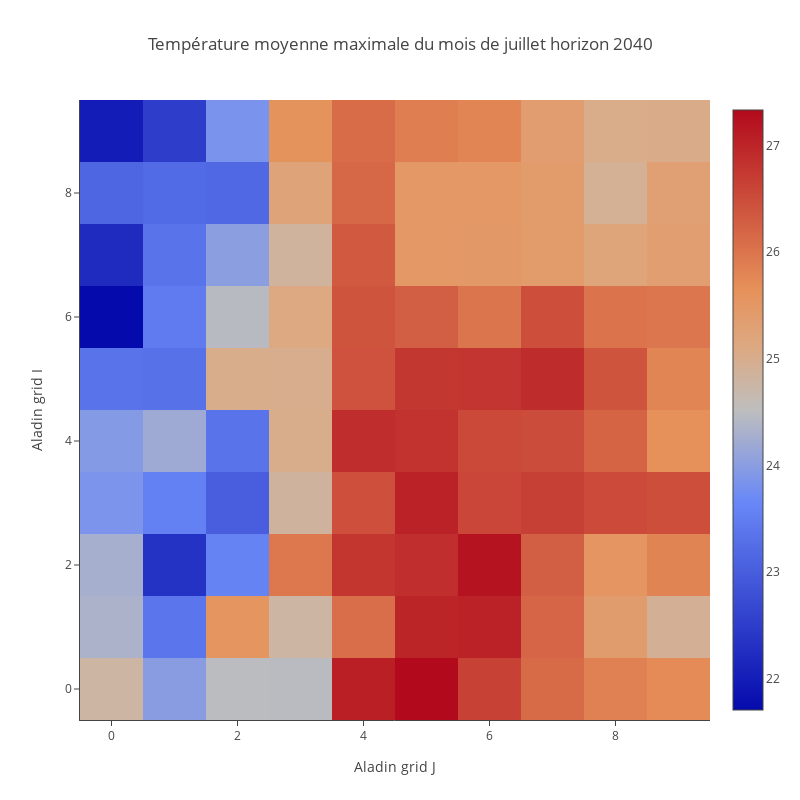

The notebook cell saved with this chart:
### Markdown cell above
#### Création d'une figure bidimensionnelle 
Valeurs moyennes de la température max sur toute la région lyonnaise  au mois de juillet de l'horizon 2040. (Décommenter la dernière ligne du bloc pour afficher la figure)

### Code cell
trace0 = go.Heatmap(z=lyon_tmax26[0,6,:,:].tolist())
data=[trace0]
layout = dict (
    title = "Température moyenne maximale du mois de juillet horizon 2040",
    autosize=False,
    width=800,
    height=800,        
    xaxis = dict(
        title = 'Aladin grid J',
        showline=True,
        showticklabels=True,
        ticklen=5
    ),
    yaxis = dict(
        title = 'Aladin grid I',
        showline=True,
        showticklabels=True
    ),         
)
fig = dict(data=data, layout=layout)
py.iplot(fig, filename='basic-heatmap')

### Figure 1 — Plotly figure (JSON) as saved in the notebook; plotly's stock layout.template omitted (floating-point values rounded to 4 significant figures)
{"data": [{"type": "heatmap", "uid": "fb7ca039-63d0-4b7c-8524-5662e95a535b", "z": [[24.78, 23.99, 24.49, 24.48, 27.07, 27.33, 26.65, 26.12, 25.84, 25.71], [24.34, 23.38, 25.56, 24.78, 26.08, 26.99, 27.04, 26.2, 25.39, 24.91], [24.28, 22.34, 23.58, 25.97, 26.78, 26.87, 27.21, 26.28, 25.55, 25.81], [23.85, 23.56, 23.01, 24.84, 26.47, 27.04, 26.58, 26.66, 26.54, 26.48], [23.95, 24.2, 23.35, 25.01, 26.9, 26.83, 26.55, 26.51, 26.21, 25.65], [23.35, 23.31, 25.01, 24.99, 26.43, 26.77, 26.8, 26.91, 26.4, 25.8], [21.71, 23.46, 24.46, 25.1, 26.4, 26.28, 25.99, 26.48, 26.01, 25.98], [22.21, 23.34, 24.01, 24.84, 26.34, 25.49, 25.47, 25.4, 25.21, 25.34], [23.13, 23.19, 23.17, 25.23, 26.17, 25.5, 25.48, 25.4, 24.93, 25.3], [21.98, 22.51, 23.84, 25.6, 26.11, 25.88, 25.79, 25.37, 25.02, 25.04]]}], "layout": {"autosize": false, "height": 800, "title": {"text": "Température moyenne maximale du mois de juillet horizon 2040"}, "width": 800, "xaxis": {"autorange": true, "range": [-0.5, 9.5], "showline": true, "showticklabels": true, "ticklen": 5, "title": {"text": "Aladin grid J"}}, "yaxis": {"autorange": true, "range": [-0.5, 9.5], "showline": true, "showticklabels": true, "title": {"text": "Aladin grid I"}}}}
